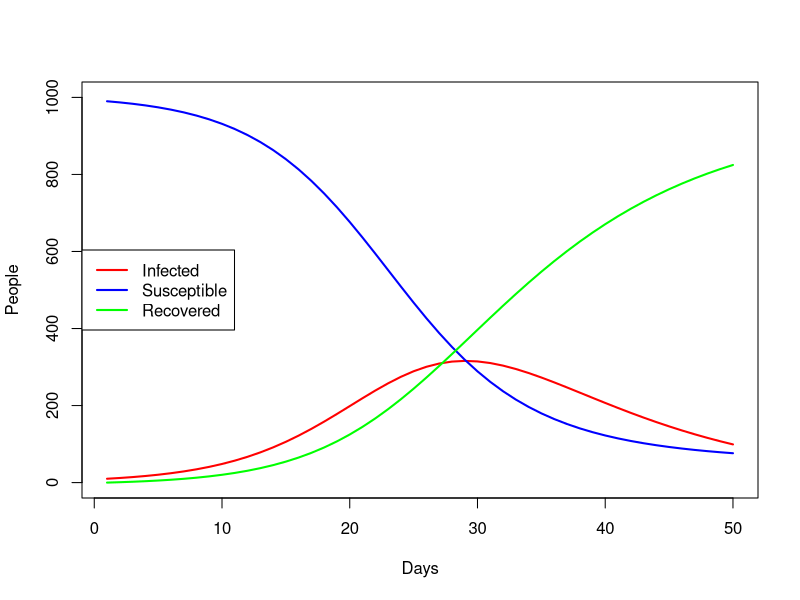

Recreate this plot in R. (Note: this script raises an error after producing the figure.)

# population set to 35000
# beta set to 0.3 - infection rate
# gamma set to 0.1 - recovery rate
n <- 1000
beta <- 0.3
gamma <- 0.1

days <- 50
x <- 1:days
current_day <- 0
# initialising numeric vectors to hold all the values
S <- numeric(days)
I <- numeric(days)
R <- numeric(days)

I[1] <- 10
R[1] <- 0
S[1] <- n - I[1]


for (t in 2:days) {
  
  new_infected <- beta * S[t-1] * I[t-1] / n
  new_recovered <- gamma * I[t-1]

  S[t] <- max(0, S[t-1] - new_infected)
  I[t] <- max(0, I[t-1] + new_infected - new_recovered)
  R[t] <- max(0, R[t-1] + new_recovered)
  
  #stopifnot(S[t] + I[t] + R[t] == n)
}

plot(x, I, type='l', col = "red", lwd = 2, ylim = c(0,n), xlab="Days", ylab="People")
lines(x, S, col="blue", lwd = 2)
lines(x, R, col="green", lwd = 2)
legend("left", legend = c("Infected", "Susceptible", "Recovered"), col = c("red", "blue", "green"), lwd = 2)

# create data frame
data <- data.frame(
  Day = x,
  Susceptible = round(S),
  Infected = round(I),
  Recovered = round(R),
  Beta = beta,
  Gamma = gamma
)
# write to file
write_csv(data, "History.csv")
